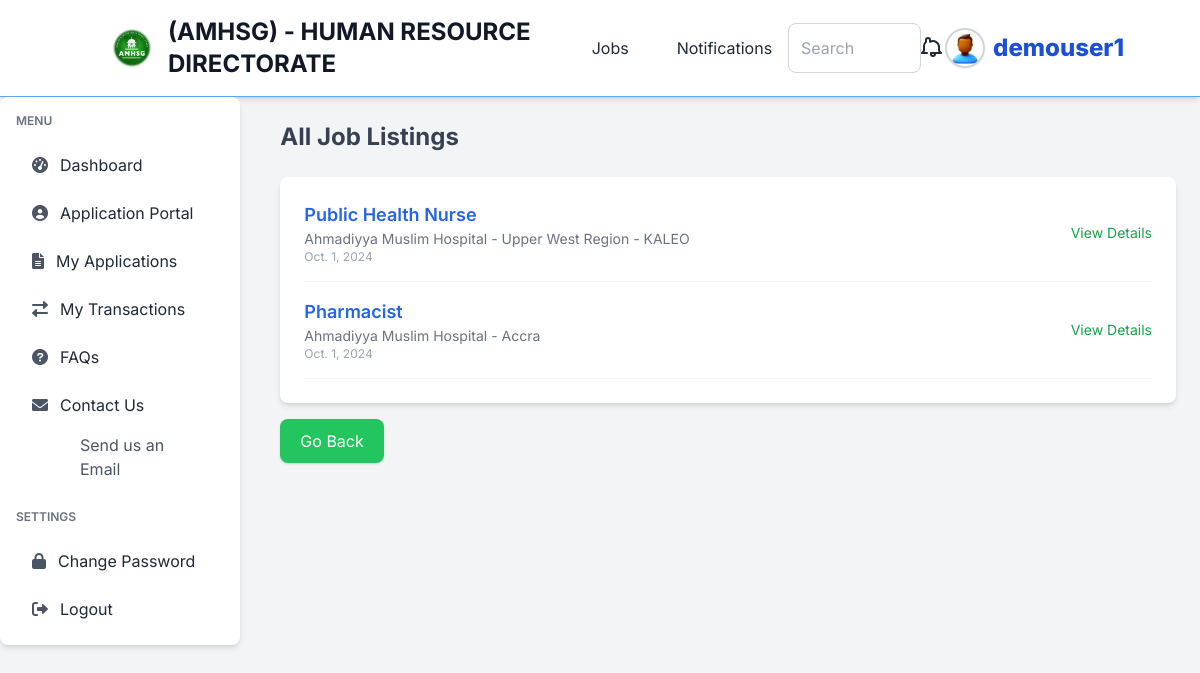
Page /jobs/ (signed in) on the committed database.
### jobs/models.py (models this page shows, shortened)
class Job(models.Model):
    title = models.CharField(max_length=255, default="none")
    company = models.CharField(max_length=255, default="none")  # Name of the company offering the job
    location = models.CharField(max_length=255, default="none")
    description = models.TextField()
    responsibilities = models.TextField(help_text="List of job responsibilities", default="none")  # New field for responsibilities
    requirements = models.TextField(help_text="List of job requirements", default="none")  # New field for requirements
    salary = models.CharField(max_length=100, blank=True, null=True, help_text="Salary range or amount")  # Optional salary field
    posted_date = models.DateField(auto_now_add=True, blank=True, null=True)
    application_deadline = models.DateField(null=True, blank=True, help_text="Deadline to apply for the job")  # New field for application deadline
    class Meta:
        ordering = ['-posted_date']  # Orders job listings by the most recent first

### jobs/views.py (the view)
# urls.py: path('jobs/', views.job_list, name='job-list'),
@login_required(login_url="authentication:my-login")
def job_list(request):
    jobs = Job.objects.all().order_by('-posted_date')
    context = {
        'jobs': jobs,
    }
    return render(request, 'jobs/index.html', context)

### templates/jobs/index.html
{% extends 'authentication/dash-base.html' %} {% block content %}
 <section>
  <h2 class="text-2xl font-bold text-gray-700 mb-6">All Job Listings</h2>
  <div class="bg-white p-6 rounded-lg shadow-md">
    <ul class="space-y-4">
      {% for job in jobs %}
      <li class="flex justify-between items-center border-b border-gray-100 pb-4">
        <div>
          <a href="{% url 'job-detail' job.id %}" class="text-lg font-semibold text-blue-600 hover:text-blue-700 transition-colors">
            {{ job.title }}
          </a>
          <p class="text-gray-500 text-sm">{{ job.company }} - {{ job.location }}</p>
          <p class="text-gray-400 text-xs">{{ job.posted_date }}</p>
        </div>
        <a href="{% url 'job-detail' job.id %}" class="text-sm text-green-600 hover:text-green-700 transition-colors">
          View Details
        </a>
      </li>
      {% empty %}
      <li class="text-gray-500">No job listings available.</li>
      {% endfor %}
    </ul>
  </div>
  <a href="{% url 'dashboard' %}" class="mt-4 inline-block bg-green-500 text-white hover:bg-green-600 px-5 py-2.5 rounded-lg shadow transition-all">
    Go Back
  </a>
</section>
{% endblock %}

### templates/authentication/dash-base.html (shortened to what this page needs)
{% load static tailwind_tags %}
<!DOCTYPE html>
<html lang="en">
  <head>
    <link
      href="https://cdn.jsdelivr.net/npm/tailwindcss@2.2.19/dist/tailwind.min.css"
      rel="stylesheet"
    />
    <link
      rel="stylesheet"
      href="https://cdnjs.cloudflare.com/ajax/libs/font-awesome/6.0.0-beta3/css/all.min.css"
    />
    <link rel="stylesheet" href="https://cdn.jsdelivr.net/npm/flatpickr/dist/flatpickr.min.css">
    <link href="{% static 'css/styles.css' %}" rel="stylesheet">
    <link href="https://cdn.jsdelivr.net/npm/tailwindcss@2.2.19/dist/tailwind.min.css" rel="stylesheet">
    <link href="https://cdnjs.cloudflare.com/ajax/libs/select2/4.0.13/css/select2.min.css" rel="stylesheet" />
    <script src="https://cdn.tailwindcss.com"></script>
  </head>
<body class="bg-gray-100">
<header class="bg-white dark:bg-gray-800 shadow-md border-b border-blue-400 transition-colors duration-300">
  <div class="container mx-auto flex items-center justify-between py-4 px-6">
    <div class="flex items-center space-x-4">
      <img src="{% static 'img/logo.png' %}" alt="Logo" class="w-10 h-10" />
      <a href="{% url 'dashboard' %}" class="text-2xl font-bold text-gray-900 dark:text-white">
        (AMHSG) - HUMAN RESOURCE DIRECTORATE
      </a>
    </div>
    <nav class="hidden md:flex space-x-4">
      <a href="{% url 'job-list' %}" class="px-4 py-2 text-gray-800 dark:text-gray-200 hover:bg-yellow-600 hover:text-white rounded-md transition-colors duration-200">
        Jobs
      </a>
      <a href="{% url 'notification-list' %}" class="px-4 py-2 text-gray-800 dark:text-gray-200 hover:bg-yellow-600 hover:text-white rounded-md transition-colors duration-200">
        Notifications
      </a>
    </nav>
    <input
    type="text"
    name="search_box"
    id="search_box"
    placeholder="Search"
    class="w-1/6 p-3 border border-gray-300 rounded-lg focus:outline-none focus:ring-2 focus:ring-blue-500 focus:border-blue-500 transition duration-150 ease-in-out"
  />
    <div class="relative">
      <button id="notificationButton" class="relative flex items-center text-gray-800 dark:text-gray-200 hover:text-blue-600">
      </button>
    </div>
    <div class="relative">
      <button id="profileMenuButton" class="flex items-center space-x-2 text-gray-800 dark:text-gray-200 hover:text-blue-600">
        <img src="{% static 'img/profile.png' %}" alt="Profile Image" class="w-10 h-10 rounded-full border-2 border-gray-300 shadow-sm" />
        <span class="hidden md:inline font-extrabold text-2xl text-blue-700 dark:text-blue-400">{{ user.username }}</span>
      </button>
    </div>
  </div>
</header>
    <div class="flex flex-col md:flex-row md:space-x-4">
<aside
  id="sidebar"
  class="w-full md:w-1/4 bg-white shadow-md rounded-lg p-4 mb-4 md:mb-0 hidden md:block transition-transform duration-300"
>
  <nav class="space-y-6">
    <div>
      <h2 class="text-xs font-semibold text-gray-500 uppercase mb-4">Menu</h2>
      <ul class="space-y-2">
        <li>
          <a
            href="{% url 'dashboard' %}"
            class="flex items-center px-4 py-2 text-gray-800 hover:bg-blue-500 rounded transition-colors duration-200"
          >
            <i class="fas fa-tachometer-alt mr-3 text-gray-600"></i>
            Dashboard
          </a>
        </li>
        <li>
          <a
            href="{% url 'application-portal' %}"
            class="flex items-center px-4 py-2 text-gray-800 hover:bg-blue-500 rounded transition-colors duration-200"
          >
            <i class="fas fa-user-circle mr-3 text-gray-600"></i>
            Application Portal
          </a>
        </li>
        <li>
          <a
            href="{% url 'job-applications' %}"
            class="flex items-center px-4 py-2 text-gray-800 hover:bg-blue-500 rounded transition-colors duration-200"
          >
            <i class="fas fa-file-alt mr-3 text-gray-600"></i>
            My Applications
          </a>
        </li>
        <li>
          <a
            href="{% url 'my-transactions' %}"
            class="flex items-center px-4 py-2 text-gray-800 hover:bg-blue-500 rounded transition-colors duration-200"
          >
            <i class="fas fa-exchange-alt mr-3 text-gray-600"></i>
            My Transactions
          </a>
        </li>
        <li>
          <a
            href="{% url 'faq' %}"
            class="flex items-center px-4 py-2 text-gray-800 hover:bg-blue-500 rounded transition-colors duration-200"
          >
            <i class="fas fa-question-circle mr-3 text-gray-600"></i>
            FAQs
          </a>
        </li>
        <li>
          <a
            href="#"
            class="flex items-center px-4 py-2 text-gray-800 hover:bg-blue-500 rounded transition-colors duration-200"
          >
            <i class="fas fa-envelope mr-3 text-gray-600"></i>
            Contact Us
          </a>
          <ul class="pl-12 mt-1 space-y-1">
            <li>
              <a
                href="#"
                class="block px-4 py-1 text-gray-600 hover:underline hover:bg-blue-500"
              >
                Send us an Email
              </a>
            </li>
          </ul>
        </li>
      </ul>
    </div>
    <div>
      <h2 class="text-xs font-semibold text-gray-500 uppercase mb-4">Settings</h2>
      <ul class="space-y-2">
        <li>
          <a
            href="#"
            class="flex items-center px-4 py-2 text-gray-800 hover:bg-blue-500 rounded transition-colors duration-200"
          >
            <i class="fas fa-lock mr-3 text-gray-600"></i>
            Change Password
          </a>
        </li>
        <li>
          <a
            href="{% url 'user-logout' %}"
            class="flex items-center px-4 py-2 text-gray-800 hover:bg-red-500 rounded transition-colors duration-200"
          >
            <i class="fas fa-sign-out-alt mr-3 text-gray-600"></i>
            Logout
          </a>
        </li>
      </ul>
    </div>
  </nav>
</aside>
    <main class="container mx-auto p-6">
      {% block content %}{% endblock %}
    </main>
  </body>
</html>

### templates/authentication/dash-base.html (style rules this page uses)
body { font-family: 'Inter', sans-serif; }

### rows in the picture
Job: title "Public Health Nurse", company "Ahmadiyya Muslim Hospital", location "Upper West Region - KALEO", posted_date "Oct. 1, 2024"
Job: title "Pharmacist", company "Ahmadiyya Muslim Hospital", location "Accra", posted_date "Oct. 1, 2024"

### other values in the picture
{{ user.username }} "demouser1"
